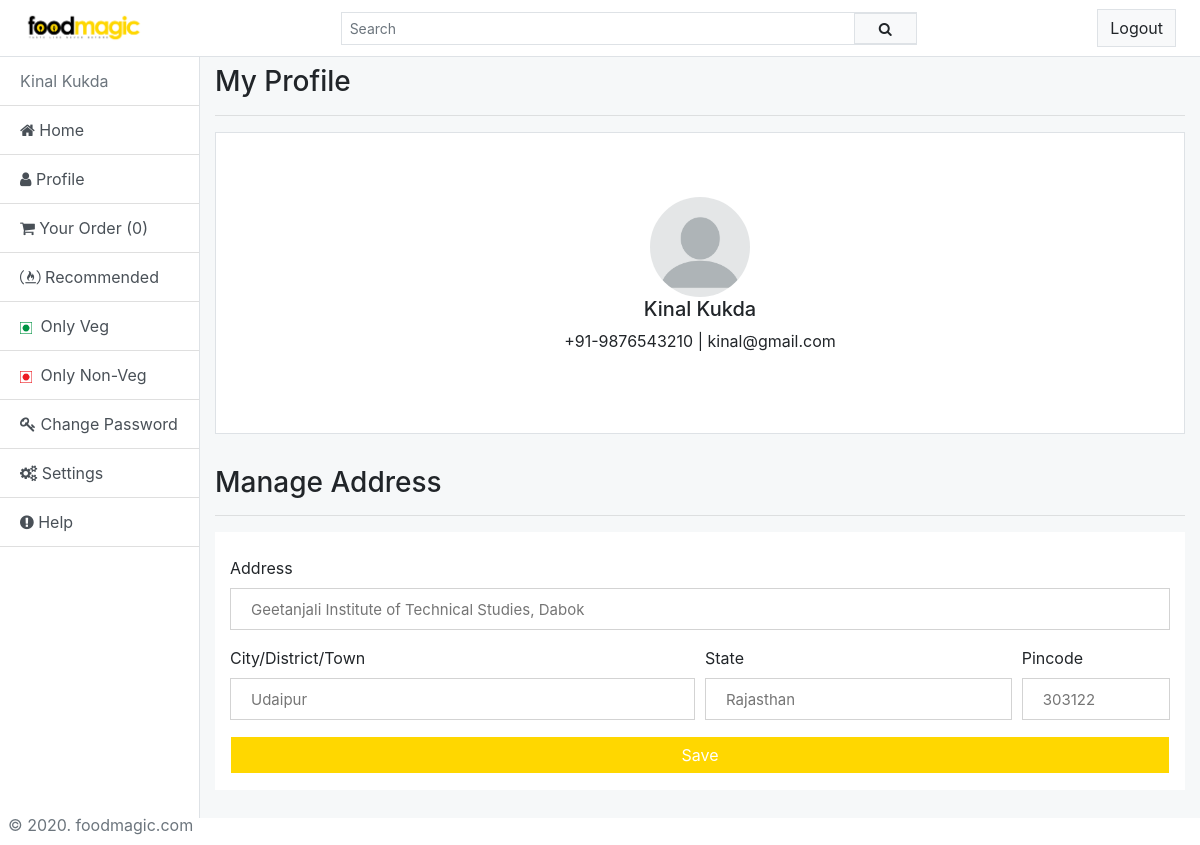
/home/profile/ (signed in), run on the app's committed database.
### account/models.py (models this page shows, shortened)
class Account(AbstractBaseUser):
    first_name = models.CharField(max_length=30)
    last_name = models.CharField(max_length=30)
    email = models.EmailField(verbose_name='email',max_length=60, unique=True)
    mobile = models.CharField(default="",validators=[RegexValidator("^0?[5-9]{1}\d{9}$")], max_length=10, unique=True)
    date_joined = models.DateTimeField(verbose_name='date joined', auto_now_add=True)
    last_login = models.DateTimeField(verbose_name='last login', auto_now=True)
    is_admin = models.BooleanField(default=False)
    is_active = models.BooleanField(default=True)
    is_staff = models.BooleanField(default=False)
    is_superuser = models.BooleanField(default=False)
    USERNAME_FIELD = 'mobile'
    REQUIRED_FIELDS = ['email']
    objects = MyAccountManager()
    def __str__(self):
        return self.first_name +" "+ self.last_name

### core/views.py (the view)
# urls.py: path('profile/', views.userProfile, name='profile'),
@login_required(login_url='/')
def userProfile(request):
    title = 'Profile'
    if request.user.is_authenticated:
        address = Addres.objects.all().filter(user=request.user)
    else:
        pass
    return render(request, 'profile.html',{'title':title,'address':address})

### templates/profile.html (shortened to what this page needs)
{% extends "base.html" %}
{% block navbar %}
{% include "navbar.html" %}
{% endblock navbar %}
{% block main_body %}
<div class="container my-2">
    <h3>My Profile</h3><hr>
    <div class="jumbotron jumbotron-fluid bg-white border">
        <div class="container">
           <div class="text-center">
            <img src="/static/images/avtar.png" alt="avtar" width="100" height="100" class="rounded-circle">
            <h1 class="h5">{{request.user}}</h1>
            <p>+91-{{request.user.mobile}} | {{request.user.email}}</p>
           </div>
        </div>
      </div>
      <h3>Manage Address</h3><hr>
      <div class="jumbotron jumbotron-fluid bg-white border-0 pt-3 pb-0 mb-0">
      </div>
      <div class="jumbotron jumbotron-fluid bg-white border-0 pt-2 pb-0 mt-0">
           <div class="container text-left d-flex justify-content-between">
             <address>
                  <form method="POST" action="/home/changeaddress/">{% csrf_token %}
                    <div class="form-group">
                      <label for="inputAddress">Address</label>
                      <input type="text" class="input-filed" id="inputAddress" placeholder="Geetanjali Institute of Technical Studies, Dabok" name="area">
                    </div>
                    <div class="form-row">
                      <div class="form-group col-md-6">
                        <label for="inputCity">City/District/Town</label>
                        <input type="text" class="input-filed" id="inputCity" name="city" placeholder="Udaipur">
                      </div>
                      <div class="form-group col-md-4">
                        <label for="inputState">State</label>
                        <input type="text" class="input-filed" id="inputState" name="state" placeholder="Rajasthan">
                      </div>
                      <div class="form-group col-md-2">
                        <label for="inputPinCode">Pincode</label>
                        <input type="text" class="input-filed" id="inputPinCode" ondrop="return false;" onpaste="return false;" onkeypress="return event.charCode >= 48 && event.charCode <= 57" maxlength="6" name="pincode" placeholder="303122">
                      </div>
                    </div>
                    <button type="submit" class="btn-block btn btn-md btn-outline rounded-0">Save</button>
                  </form>
             </address>
      </div>
</div>
{% endblock %}

### templates/base.html (shortened to what this page needs)
{% load static %}
<!doctype html>
<html lang="en">
<head>
    <link rel="stylesheet" href="https://stackpath.bootstrapcdn.com/bootstrap/4.4.1/css/bootstrap.min.css">
    <link href="//maxcdn.bootstrapcdn.com/font-awesome/4.7.0/css/font-awesome.min.css" rel="stylesheet">
    <link rel="stylesheet" href="{% static 'css/style.css' %}">
</head>
<body>
    {% block navbar %}
    {% endblock navbar %}
    <div class="container-fluid p-0 m-0" style="width: 100%; height: 90vh;">
        <div class="row p-0 m-0" style="width: 100%;">
            <div class="col-2 bg-white p-0 rounded-0 scroll border-right">
                <div class="list-group list-group-flush">
                    <a href="/home/" class="list-group-item list-group-item-action disabled">{{request.user}}</a>
                    <a href="/home/" class="list-group-item list-group-item-action"><i class="fa fa-home"></i> Home</a>
                    <a href="/home/profile/" class="list-group-item list-group-item-action"><i class="fa fa-user"></i>
                        Profile</a>
                    <a href="#" class="list-group-item list-group-item-action"><i
                            class="fa fa-shopping-cart"></i>
                        Your Order (0)</a>
                    <a href="/home/recommended/" class="list-group-item list-group-item-action"><i
                            class="fa fa-free-code-camp"></i>
                        Recommended</a>
                    <a href="/home/veg/" class="list-group-item list-group-item-action"> <span><img class="mr-1"
                                src="/static/images/veg.png/" alt="veg" width="12px" height="12px"></span> Only Veg</a>
                    <a href="/home/non-veg/" class="list-group-item list-group-item-action"><span><img class="mr-1"
                                src="/static/images/non-veg.png/" alt="veg" width="12px" height="12px"></span> Only
                        Non-Veg</a>
                    <a href="/password_change/" class="list-group-item list-group-item-action"><i class="fa fa-key"></i>
                        Change Password</a>
                    <a href="/home/settings/" class="list-group-item list-group-item-action"><i class="fa fa-cogs"></i>
                        Settings</a>
                    <a href="/home/help/" class="list-group-item list-group-item-action"><i
                            class="fa fa-exclamation-circle"></i>
                        Help</a>
                </div>
                <div class="fixed-bottom p-2 text-left text-muted">
                    &copy; 2020. foodmagic.com
                </div>
            </div>
            <div class="col-10 p-0 bg-body scroll" style="width: 100%; height: 100vh;">
                {% block main_body %}
                {% endblock main_body %}
            </div>
        </div>
    </div>
    {% include "footer.html" %}

### static/css/style.css (style rules this page uses)
.bg-body { background-color: #F6F8F9; }
.scroll { max-height: 90vh; overflow-y: auto; overflow-x: hidden; }
.input-filed { width: 100%; height: 30px; padding: 20px; font-size: 15px; border: 1px solid lightgray; border-radius: 0; background-color: #ffffff; }
.btn-outline { border: 1px solid #ffd700; border: 1px solid #fff; background-color: #ffd700; color: #fff; border-radius: 0; }

### data on the page
Account: user "Kinal Kukda", user.mobile "9876543210", user.email "kinal@gmail.com"
